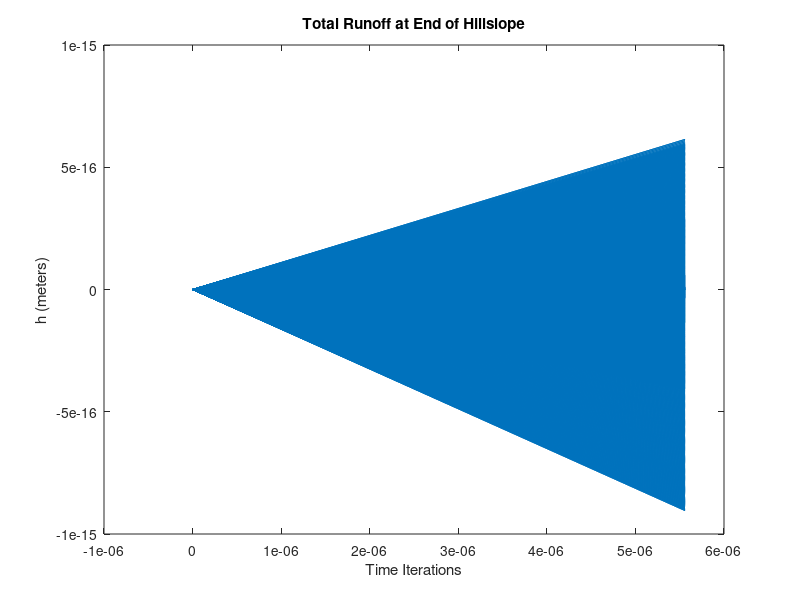

The MATLAB script that drew this image:
%Benjamin Henry 
%CEE586: Physical Hydrology
%Overland Flow Assigment 
%
%
% This script uses the the analytical, Newton's Method  to approximate
% runoff over an impervious hillslope for specfic storm conditions
% assuming that the kinematic wave approximation is valid 

% Preliminaries 
H_L = 100;          % hillslope length (meters)
S_0 = 0.05;         % Hill Slope (unitless)
S_f = S_0;          % kinematic wave approximation is valid
P_i = 0;            % initial pressure (meters)
M_n = 0.036;        % Manning's number (seconds/m^(1/3))
T_r = 1080;         % Rain Duration (s) = (0.3 h)
R_r = 0.00000556;   % Rain Rate (meters/second)
T_tot = 3600;          % Total Simulation Time (seconds) 

% Moving On
dx = 10;            % delta x (meters)
N = H_L/dx; % Number of Iterations in Space
dt = 1;     % I'm not sure how to use CLT criteria if v is unknown. 
            % I'm just making it 1 second  for now
M = T_tot/dt; % Number of time iterations

%Create an Array for Rain Duration
R = zeros(length(M));

for index = 1:M+1
    if index >= M/2
        R(index) = 0;
    else
         R(index) = R_r;
    end
end

%Initial Conditions
h = [];
for index=1:N
    h(1,index) = 0;
end
h(2,:) = R_r(1)*dt; %first h(j+1) to perturb the system

%Create Functions
for j=1:M+1
    for i=1:N-1
    f(j+1, i) = h(j+1,i)-h(j,i) + ((dt*sqrt(S_0))/M)*((h(j+1,i+1).^(5/3))...
        -(h(j+1,i).^(5/3)))/dx;
    f_prime(j+1,i) = 1 - ((5*dt*sqrt(S_0))*h(j+1,i).^(2/3))/(3*M*dx);
    h(j+2,i) = h(j+1,i) - f(j+1,i)/f_prime(j+1,i);
    end
end

%Plotting 
figure(1)
plot(h(:,1))
title('Total Runoff at End of Hillslope')
ylabel('h (meters)')
xlabel('Time Iterations')